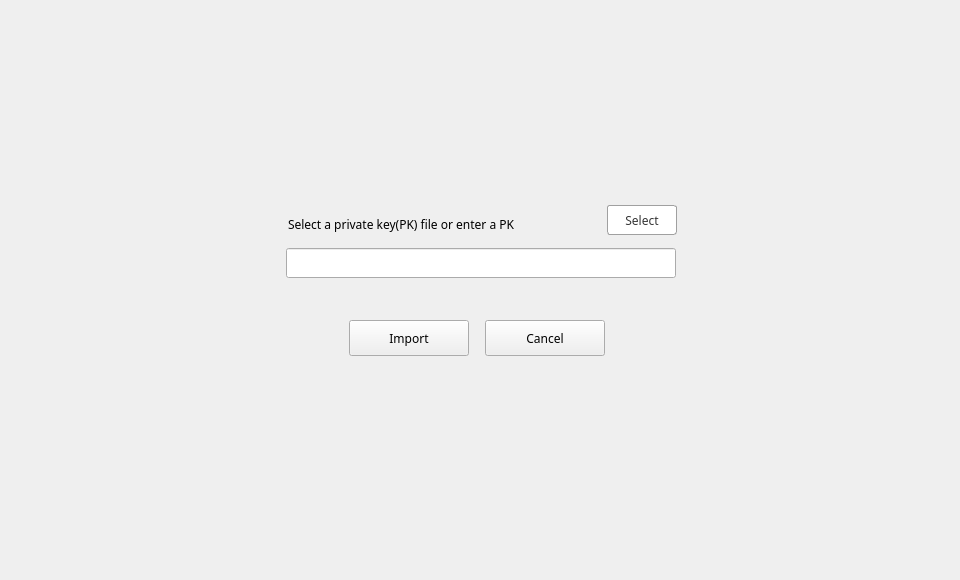
<?xml version="1.0" encoding="UTF-8"?>
<ui version="4.0">
 <class>ImportDialog</class>
 <widget class="QDialog" name="ImportDialog">
  <property name="geometry">
   <rect>
    <x>0</x>
    <y>0</y>
    <width>960</width>
    <height>580</height>
   </rect>
  </property>
  <property name="font">
   <font>
    <family>微软雅黑</family>
   </font>
  </property>
  <property name="windowTitle">
   <string>Dialog</string>
  </property>
  <widget class="QWidget" name="widget" native="true">
   <property name="geometry">
    <rect>
     <x>0</x>
     <y>0</y>
     <width>960</width>
     <height>580</height>
    </rect>
   </property>
   <widget class="QWidget" name="containerWidget" native="true">
    <property name="geometry">
     <rect>
      <x>209</x>
      <y>153</y>
      <width>542</width>
      <height>274</height>
     </rect>
    </property>
    <widget class="QToolButton" name="cancelBtn">
     <property name="geometry">
      <rect>
       <x>276</x>
       <y>167</y>
       <width>120</width>
       <height>36</height>
      </rect>
     </property>
     <property name="cursor">
      <cursorShape>PointingHandCursor</cursorShape>
     </property>
     <property name="text">
      <string>Cancel</string>
     </property>
    </widget>
    <widget class="QLineEdit" name="privateKeyLineEdit">
     <property name="geometry">
      <rect>
       <x>77</x>
       <y>95</y>
       <width>390</width>
       <height>30</height>
      </rect>
     </property>
     <property name="font">
      <font>
       <family>微软雅黑</family>
       <pointsize>10</pointsize>
      </font>
     </property>
     <property name="contextMenuPolicy">
      <enum>Qt::DefaultContextMenu</enum>
     </property>
     <property name="styleSheet">
      <string notr="true">border-color: rgb(0, 0, 0);</string>
     </property>
     <property name="text">
      <string/>
     </property>
     <property name="readOnly">
      <bool>false</bool>
     </property>
    </widget>
    <widget class="QToolButton" name="importBtn">
     <property name="geometry">
      <rect>
       <x>140</x>
       <y>167</y>
       <width>120</width>
       <height>36</height>
      </rect>
     </property>
     <property name="cursor">
      <cursorShape>PointingHandCursor</cursorShape>
     </property>
     <property name="text">
      <string>Import</string>
     </property>
    </widget>
    <widget class="QLabel" name="tipLabel">
     <property name="geometry">
      <rect>
       <x>-171</x>
       <y>77</y>
       <width>261</width>
       <height>16</height>
      </rect>
     </property>
     <property name="font">
      <font>
       <family>微软雅黑</family>
      </font>
     </property>
     <property name="styleSheet">
      <string notr="true">color: rgb(255, 78, 54);</string>
     </property>
     <property name="text">
      <string/>
     </property>
    </widget>
    <widget class="QLabel" name="label">
     <property name="geometry">
      <rect>
       <x>79</x>
       <y>61</y>
       <width>300</width>
       <height>20</height>
      </rect>
     </property>
     <property name="text">
      <string>Select a private key(PK) file or enter a PK</string>
     </property>
    </widget>
    <widget class="QPushButton" name="pathBtn">
     <property name="geometry">
      <rect>
       <x>398</x>
       <y>52</y>
       <width>70</width>
       <height>30</height>
      </rect>
     </property>
     <property name="font">
      <font>
       <family>微软雅黑</family>
      </font>
     </property>
     <property name="cursor">
      <cursorShape>PointingHandCursor</cursorShape>
     </property>
     <property name="focusPolicy">
      <enum>Qt::NoFocus</enum>
     </property>
     <property name="styleSheet">
      <string notr="true">QPushButton{border:1px solid rgb(160,160,160);
border-radius:3px;
background-color: rgb(255, 255, 255);
color: rgb(53, 53, 53);
}
QPushButton::hover{color: rgb(153, 153, 153);}</string>
     </property>
     <property name="text">
      <string>Select</string>
     </property>
    </widget>
   </widget>
  </widget>
 </widget>
 <tabstops>
  <tabstop>privateKeyLineEdit</tabstop>
  <tabstop>importBtn</tabstop>
  <tabstop>cancelBtn</tabstop>
  <tabstop>pathBtn</tabstop>
 </tabstops>
 <resources/>
 <connections/>
</ui>
